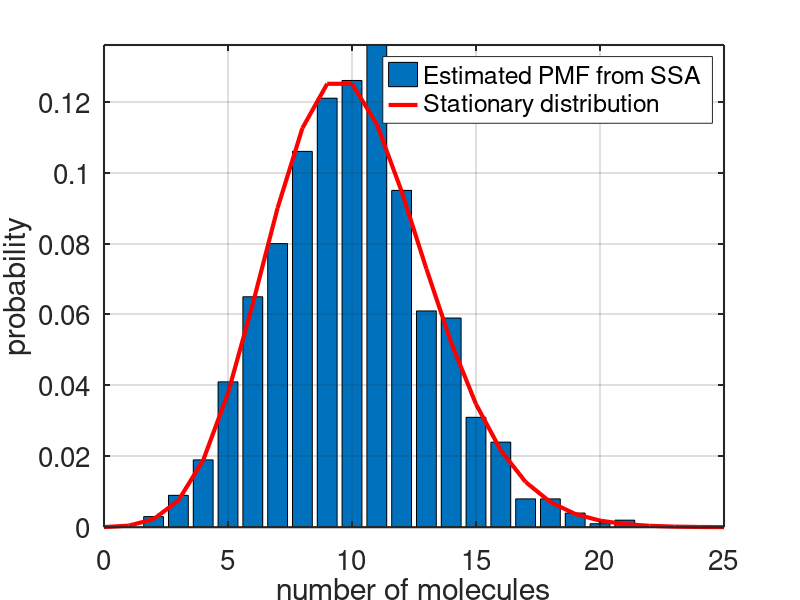

MATLAB code for this plot:
function CH1_production_degradation_CME

k1=0.1; % production rate
k2=1; % degradation rate

numberofrealisations=1000;
T = 500; % length of each simulation

M = 30; % keep track of A values between 0 and M
p=zeros(M,1); % need to adjust size when parameters are adjusted

for i = 1:numberofrealisations
    time=0;
    A = 15; %ceil(k2/k1); % initialise at the expected mean to save time
    while (time < T)
        rr=rand(2,1);
        a0=k1*A+k2;
        time=time+(1/a0)*log(1/rr(1));
        if (rr(2)*a0<k1*A)
            A=A-1; % degradation
        else
            A=A+1; % production
        end
    end
    if A < M
    p(A+1)=p(A+1)+1; % keep track of num molecules at simulation end
    end
end
p=p/numberofrealisations;

%% Compute the stationary distribution using the recursive formulation
% p(n+1) is the stationary probability that A=n for n=0,1,2,3,.....

phi(1)=1;
phi(2)=k2/k1*phi(1);
int=phi(1)+phi(2);
for n=1:24
    phi(n+2)=(k1*n*phi(n+1)+k2*phi(n+1)-k2*phi(n))/(k1*(n+1));
    int=int+phi(n+1);
end
phi=phi/int; % impose normalisation constraint (must be a true PMF!)

%% Plotting
figure;
bar(0:23,p(1:24));
hold on;
plot(0:25,phi,'r','Linewidth',3);
xlabel('number of molecules','Interpreter','none');
ylabel('probability','Interpreter','none');
legend('Estimated PMF from SSA','Stationary distribution','Interpreter','none');
axis tight;
xlim([0 25]);
set(gca,'linewidth',1.5);
set(gca,'FontSize',20);
grid on;
